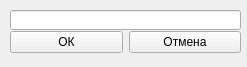
<?xml version="1.0" encoding="UTF-8"?>
<ui version="4.0">
 <class>DialogRenamePlaylist</class>
 <widget class="QWidget" name="DialogRenamePlaylist">
  <property name="geometry">
   <rect>
    <x>0</x>
    <y>0</y>
    <width>247</width>
    <height>67</height>
   </rect>
  </property>
  <property name="windowTitle">
   <string>Form</string>
  </property>
  <widget class="QLineEdit" name="lineEdit">
   <property name="geometry">
    <rect>
     <x>10</x>
     <y>10</y>
     <width>231</width>
     <height>20</height>
    </rect>
   </property>
  </widget>
  <widget class="QWidget" name="layoutWidget">
   <property name="geometry">
    <rect>
     <x>10</x>
     <y>30</y>
     <width>231</width>
     <height>25</height>
    </rect>
   </property>
   <layout class="QHBoxLayout" name="horizontalLayout">
    <item>
     <widget class="QPushButton" name="pushButtonRename">
      <property name="text">
       <string>ОК</string>
      </property>
     </widget>
    </item>
    <item>
     <widget class="QPushButton" name="pushButtonCancel">
      <property name="text">
       <string>Отмена</string>
      </property>
     </widget>
    </item>
   </layout>
  </widget>
 </widget>
 <resources/>
 <connections/>
</ui>
